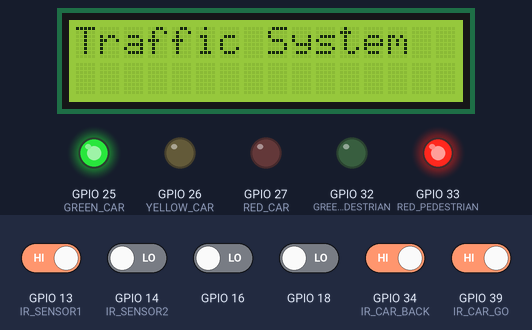
Simulated run of this sketch. Board: ESP32. Shown: 16×2 character LCD, output pins drawn as LEDs (lit = HIGH). The test bench sets the inputs (shaded band); at power-on: GPIO 13 (IR_SENSOR1), GPIO 34 (IR_CAR_BACK), GPIO 39 (IR_CAR_GO) HIGH, GPIO 14 (IR_SENSOR2), GPIO 16, GPIO 18 LOW. WiFi joins after 1.5 s; servers stay silent unless stated; what the sketch prints to the serial monitor is not drawn.

Above: at 1.9 s.
At 9.5 s:
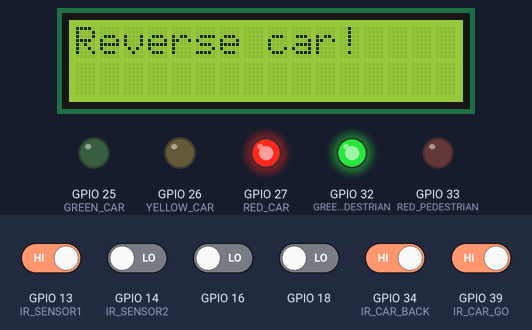
9.6 s: GPIO 14 (IR_SENSOR2) driven HIGH
At 15.2 s:
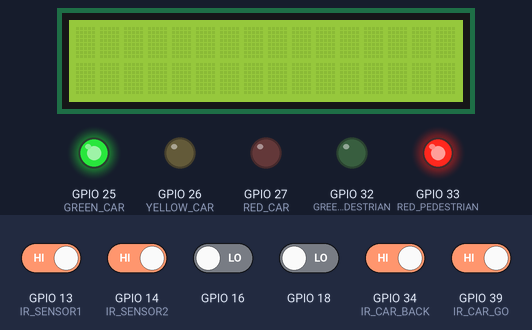
16.3 s: GPIO 13 (IR_SENSOR1) driven LOW
At 17.0 s:
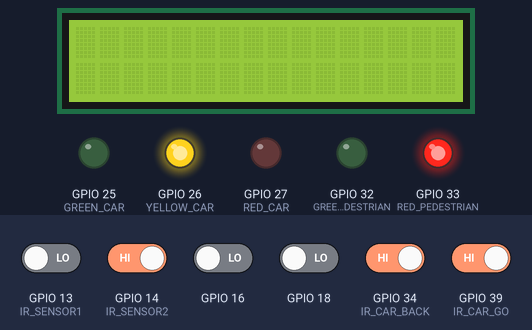
28.4 s: GPIO 34 (IR_CAR_BACK) driven LOW
40.5 s: GPIO 39 (IR_CAR_GO) driven LOW
52.5 s: GPIO 13 (IR_SENSOR1) driven HIGH
59.2 s: GPIO 14 (IR_SENSOR2) driven LOW
At 67.9 s:
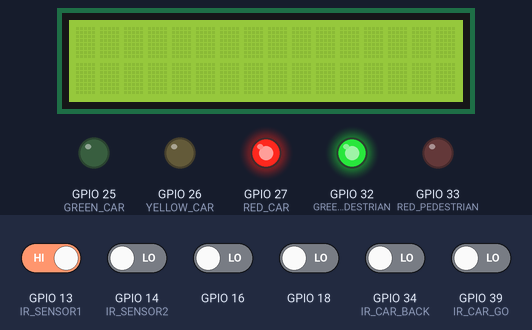
Timing chart, 0 to 73.6 s (numbered marks = the images above; inputs shaded):
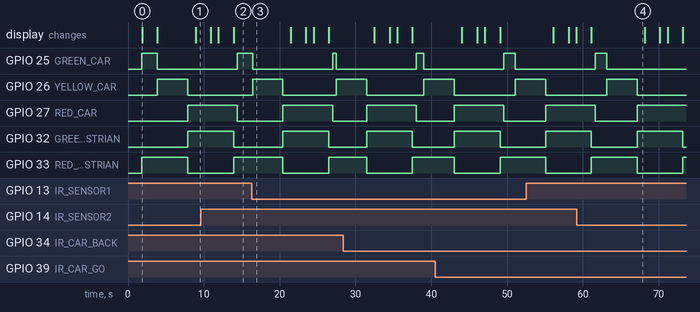

The sketch:

FinalwithblynkNO.4.ino
```cpp
#define BLYNK_PRINT Serial
#define BLYNK_TEMPLATE_ID "TMPL6qxzkUhHh"
#define BLYNK_TEMPLATE_NAME "mini smart traffic"
#define BLYNK_AUTH_TOKEN "WHn376-A9riSCRVlR0jmuJ4qOxzHK8Lc"

#include <WiFi.h>
#include <BlynkSimpleEsp32.h>
#include <Wire.h>
#include <LiquidCrystal_PCF8574.h>

// WiFi credentials
char ssid[] = "๋๋Ji_0ny";
char pass[] = "0918485958nn";

// Sensor and output pin definitions
#define IR_SENSOR1 13
#define IR_SENSOR2 14
#define IR_CAR_GO 39
#define IR_CAR_BACK 34
#define IR_RED_LIGHT_1 18
#define IR_RED_LIGHT_2 19
#define IR_ZEBRA_1 16
#define IR_ZEBRA_2 17
#define GREEN_CAR 25
#define YELLOW_CAR 26
#define RED_CAR 27
#define GREEN_PEDESTRIAN 32
#define RED_PEDESTRIAN 33

int carGoCount = 0, carBackCount = 0, totalCars = 0;
int redLightViolations = 0, zebraCrossViolations = 0;

LiquidCrystal_PCF8574 lcd(0x27);

void setup() {
    Serial.begin(115200);
    Blynk.begin(BLYNK_AUTH_TOKEN, ssid, pass);

    // รอจนกว่า WiFi เชื่อมต่อ
    while (WiFi.status() != WL_CONNECTED) {
        delay(500);
        Serial.print(".");
    }
    Serial.println();
    Serial.println("เชื่อม WiFi ได้แล้ว");

    int inputs[] = {IR_SENSOR1, IR_SENSOR2, IR_CAR_GO, IR_CAR_BACK, IR_RED_LIGHT_1, IR_RED_LIGHT_2, IR_ZEBRA_1, IR_ZEBRA_2};
    int outputs[] = {GREEN_CAR, YELLOW_CAR, RED_CAR, GREEN_PEDESTRIAN, RED_PEDESTRIAN};

    for (int pin : inputs) pinMode(pin, INPUT);
    for (int pin : outputs) pinMode(pin, OUTPUT);

    resetTrafficLights();

    lcd.begin(16, 2);
    lcd.setBacklight(255);
    lcd.print("Traffic System");
    delay(2000);
    lcd.clear();
}

void loop() {
    Blynk.run();

    if (digitalRead(IR_CAR_GO) == LOW) updateCarCount(&carGoCount, "ไป");
    if (digitalRead(IR_CAR_BACK) == LOW) updateCarCount(&carBackCount, "กลับ");

    if (digitalRead(IR_SENSOR1) == LOW || digitalRead(IR_SENSOR2) == LOW) {
        activatePedestrianCrossing();
    }

    // ส่งข้อมูลไป Blynk
    Blynk.virtualWrite(V0, totalCars);
    Blynk.virtualWrite(V1, redLightViolations);
    Blynk.virtualWrite(V2, zebraCrossViolations);

    float redLightRatio = 0.0;
    if (totalCars > 0) {
        redLightRatio = ((float)redLightViolations / totalCars) * 100.0;
    }
    Blynk.virtualWrite(V3, redLightRatio);  // ส่ง % รถฝ่าไฟแดง

    delay(500);
}

void updateCarCount(int* count, String direction) {
    (*count)++;
    totalCars = carGoCount + carBackCount;
    Serial.printf("จำนวนรถที่วิ่ง%s: %d\n", direction.c_str(), *count);
    Serial.printf("จำนวนรถทั้งหมด: %d\n", totalCars);
    delay(500);
}

void activatePedestrianCrossing() {
    changeTrafficLight(GREEN_CAR, LOW, YELLOW_CAR, HIGH);
    delay(4000);
    changeTrafficLight(YELLOW_CAR, LOW, RED_CAR, HIGH);
    changeTrafficLight(RED_PEDESTRIAN, LOW, GREEN_PEDESTRIAN, HIGH);
    Serial.println("ไฟคนข้ามเป็นสีเขียว - ห้ามรถผ่าน!");

    unsigned long startTime = millis();
    while (millis() - startTime < 5000) {
        checkViolations(IR_RED_LIGHT_1, IR_RED_LIGHT_2, &redLightViolations, "รถฝ่าไฟแดง");
        checkViolations(IR_ZEBRA_1, IR_ZEBRA_2, &zebraCrossViolations, "รถจอดทับทางม้าลาย");
    }

    changeTrafficLight(GREEN_PEDESTRIAN, LOW, RED_PEDESTRIAN, HIGH);
    delay(500);
    resetTrafficLights();
    lcd.clear();
}

void checkViolations(int sensor1, int sensor2, int* count, String message) {
    if (digitalRead(sensor1) == LOW || digitalRead(sensor2) == LOW) {
        (*count)++;
        Serial.printf("** %s! จำนวน: %d\n", message.c_str(), *count);
        delay(500);

        if (message == "รถจอดทับทางม้าลาย") {
            lcd.clear();
            lcd.print("Reverse car!");
            delay(2000);
            lcd.clear();
        }
    }
}

void resetTrafficLights() {
    digitalWrite(GREEN_CAR, HIGH);
    digitalWrite(YELLOW_CAR, LOW);
    digitalWrite(RED_CAR, LOW);
    digitalWrite(GREEN_PEDESTRIAN, LOW);
    digitalWrite(RED_PEDESTRIAN, HIGH);
}

void changeTrafficLight(int off1, int state1, int on2, int state2) {
    digitalWrite(off1, state1);
    digitalWrite(on2, state2);
}
```

Measured:
- after the input at 9.6 s, GPIO 25 (GREEN_CAR): goes on until 14.4 s, then stays HIGH; GPIO 26 (YELLOW_CAR): stays LOW (without the input it goes to HIGH after 5.3 s)
- after the input at 16.3 s, GPIO 25 (GREEN_CAR): HIGH → LOW after 0.14 s, → HIGH 10.5 s later, → LOW 0.50 s later; GPIO 26 (YELLOW_CAR): LOW → HIGH after 0.14 s, → LOW 4.0 s later, → HIGH 7.0 s later
- after the input at 59.2 s, GPIO 26 (YELLOW_CAR): LOW → HIGH after 3.9 s, → LOW 4.0 s later
- what the display in image 0 shows lasts 2.0 s, from 1.9 s to 3.9 s
- what the display in image 4 shows lasts 7.1 s, from 61.1 s to 68.2 s
